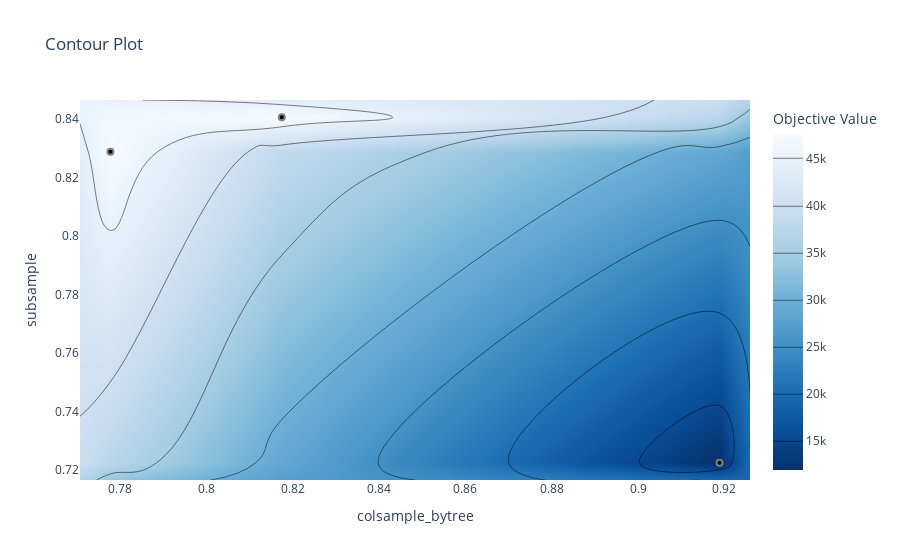

Notebook source saved alongside this figure:
### Code cell
ov.plot_contour(study, params=["subsample", "colsample_bytree"])

### Figure 1 — Plotly figure (JSON) as saved in the notebook; plotly's stock layout.template omitted (floating-point values rounded to 4 significant figures)
{"data": [{"colorbar": {"title": {"text": "Objective Value"}}, "colorscale": [[0, "rgb(247,251,255)"], [0.125, "rgb(222,235,247)"], [0.25, "rgb(198,219,239)"], [0.375, "rgb(158,202,225)"], [0.5, "rgb(107,174,214)"], [0.625, "rgb(66,146,198)"], [0.75, "rgb(33,113,181)"], [0.875, "rgb(8,81,156)"], [1, "rgb(8,48,107)"]], "connectgaps": true, "contours": {"coloring": "heatmap"}, "hoverinfo": "none", "line": {"smoothing": 1.3}, "reversescale": true, "type": "contour", "x": [0.7707, 0.7778, 0.8175, 0.9189, 0.9259], "y": [0.7166, 0.7225, 0.8287, 0.8405, 0.8464], "z": [[null, null, null, null, null], [null, null, null, 11930.0, null], [null, 47600.0, null, null, null], [null, null, 47600.0, null, null], [null, null, null, null, null]]}, {"marker": {"color": "black", "line": {"color": "Grey", "width": 2}}, "mode": "markers", "showlegend": false, "type": "scatter", "x": [0.9189, 0.7778, 0.8175], "y": [0.7225, 0.8287, 0.8405]}], "layout": {"title": {"text": "Contour Plot"}, "xaxis": {"range": [0.7707, 0.9259], "title": {"text": "colsample_bytree"}}, "yaxis": {"range": [0.7166, 0.8464], "title": {"text": "subsample"}}}}
